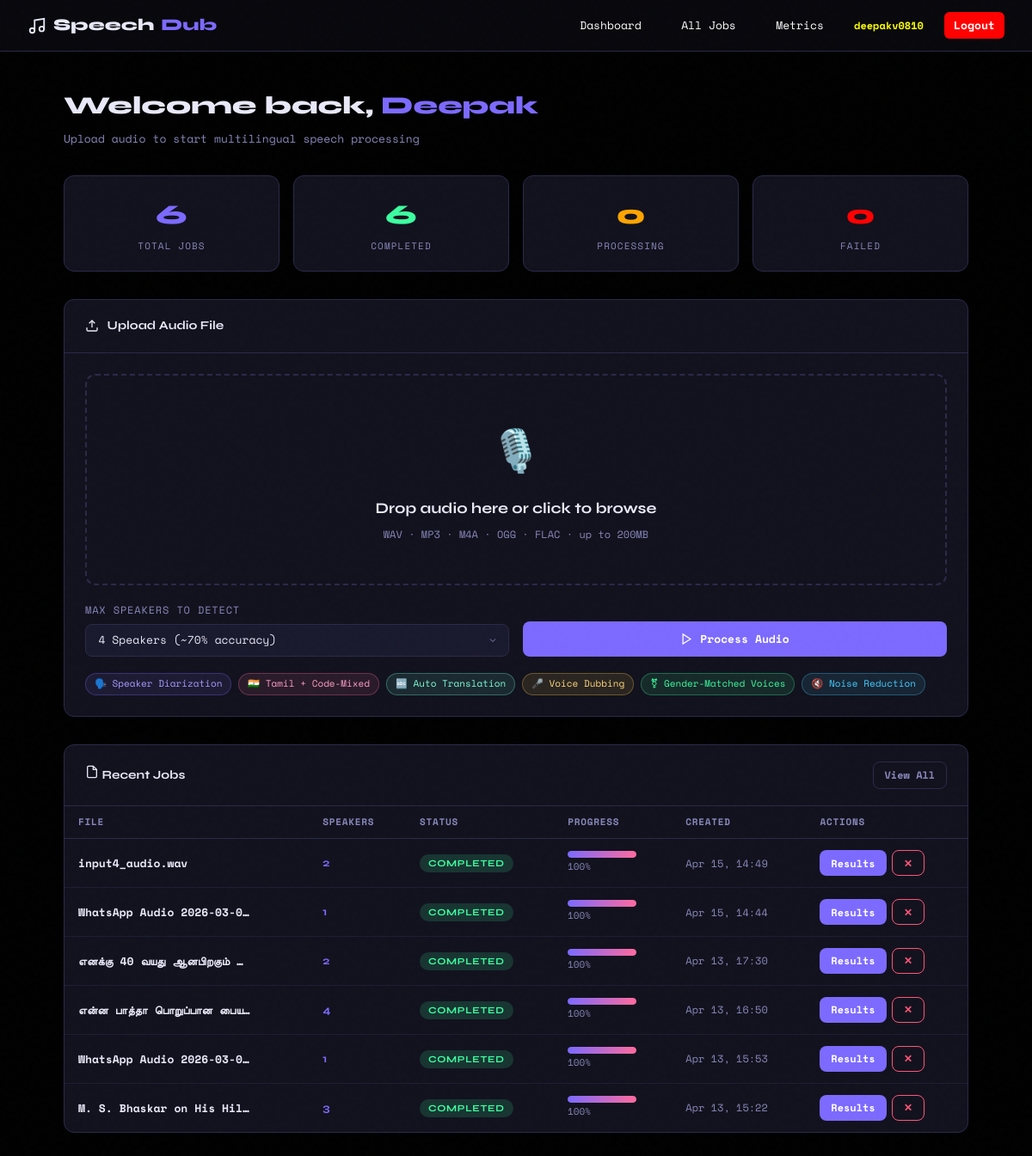
Page /dashboard/ (signed in) on the committed database.
### web/models.py (models this page shows, shortened)
class AudioJob(models.Model):
    STATUS_CHOICES = [
        ('uploaded', 'Uploaded'),
        ('preprocessing', 'Preprocessing'),
        ('diarizing', 'Diarizing'),
        ('transcribing', 'Transcribing'),
        ('translating', 'Translating'),
        ('synthesizing', 'Synthesizing'),
        ('completed', 'Completed'),
        ('failed', 'Failed'),
    ]
    id = models.UUIDField(primary_key=True, default=uuid.uuid4, editable=False)
    user = models.ForeignKey(User, on_delete=models.CASCADE, related_name='audio_jobs')
    original_file = models.FileField(upload_to='uploads/')
    original_filename = models.CharField(max_length=255)
    processed_wav = models.FileField(upload_to='processed/', null=True, blank=True)
    dubbed_audio = models.FileField(upload_to='dubbed/', null=True, blank=True)
    status = models.CharField(max_length=30, choices=STATUS_CHOICES, default='uploaded')
    progress = models.IntegerField(default=0)
    status_message = models.CharField(max_length=500, blank=True)
    num_speakers = models.IntegerField(null=True, blank=True)
    max_speakers = models.IntegerField(default=4)
    transcript = models.JSONField(null=True, blank=True)
    speaker_profiles = models.JSONField(null=True, blank=True)
    error_message = models.TextField(blank=True)
    created_at = models.DateTimeField(auto_now_add=True)
    updated_at = models.DateTimeField(auto_now=True)
    completed_at = models.DateTimeField(null=True, blank=True)
    class Meta:
        ordering = ['-created_at']

### web/views.py (the view)
# urls.py: path('dashboard/', views.dashboard, name='dashboard'),
@login_required
def dashboard(request):
    jobs = AudioJob.objects.filter(user=request.user)
    stats = {
        'total': jobs.count(),
        'completed': jobs.filter(status='completed').count(),
        'processing': jobs.exclude(status__in=['completed', 'failed', 'uploaded']).count(),
        'failed': jobs.filter(status='failed').count(),
    }
    recent_jobs = jobs[:10]
    upload_form = AudioUploadForm()
    return render(request, 'web/dashboard.html', {
        'jobs': recent_jobs,
        'stats': stats,
        'upload_form': upload_form,
    })

### web/forms.py (shortened to what this page needs)
class AudioUploadForm(forms.Form):
    audio_file = forms.FileField(
        label='Audio File',
        help_text='Supported formats: WAV, MP3, M4A, OGG, FLAC (max 200MB)',
        widget=forms.FileInput(attrs={'accept': 'audio/*', 'class': 'form-control'})
    )
    max_speakers = forms.ChoiceField(
        choices=[(2, '2 Speakers'), (3, '3 Speakers'), (4, '4 Speakers')],
        initial=4,
        label='Maximum Speakers',
        widget=forms.Select(attrs={'class': 'form-select'})
    )

### web/templates/web/dashboard.html (shortened to what this page needs)
{% extends 'web/base.html' %}
{% block content %}
<div class="flex items-center justify-between mb-2" style="margin-bottom:2rem;">
  <div>
    <h1 style="font-family:var(--font-head);font-size:1.8rem;font-weight:800;">
      Welcome back, <span class="text-accent">{{ user.first_name|default:user.username }}</span>
    </h1>
    <p class="text-muted" style="font-size:13px;margin-top:.3rem;">Upload audio to start multilingual speech processing</p>
  </div>
  <div class="wave-bars">
  </div>
</div>
<div class="stats-grid">
  <div class="stat-card">
    <div class="stat-num text-accent">{{ stats.total }}</div>
    <div class="stat-label">Total Jobs</div>
  </div>
  <div class="stat-card">
    <div class="stat-num text-success">{{ stats.completed }}</div>
    <div class="stat-label">Completed</div>
  </div>
  <div class="stat-card">
    <div class="stat-num" style="color: orange;">{{ stats.processing }}</div>
    <div class="stat-label">Processing</div>
  </div>
  <div class="stat-card">
    <div class="stat-num" style="color: red;">{{ stats.failed }}</div>
    <div class="stat-label">Failed</div>
  </div>
</div>
<div class="card mb-2" style="margin-bottom:2rem;">
  <div class="card-header">
    <svg width="16" height="16" viewBox="0 0 24 24" fill="none" stroke="currentColor" stroke-width="2"><path d="M21 15v4a2 2 0 0 1-2 2H5a2 2 0 0 1-2-2v-4"/><polyline points="17 8 12 3 7 8"/><line x1="12" y1="3" x2="12" y2="15"/></svg>
    Upload Audio File
  </div>
  <div class="card-body">
    <form method="post" action="{% url 'upload_audio' %}" enctype="multipart/form-data" id="upload-form">
      <div class="upload-zone" id="drop-zone">
        <span class="upload-icon">🎙️</span>
        <div class="upload-label" id="upload-label">Drop audio here or click to browse</div>
        <div class="upload-hint">WAV · MP3 · M4A · OGG · FLAC · up to 200MB</div>
      </div>
      <div style="margin-top:1.2rem;" class="grid-2">
        <div class="form-group" style="margin-bottom:0;">
          <label>Max Speakers to Detect</label>
          <select name="max_speakers" class="form-select">
            <option value="4" selected>4 Speakers (~70% accuracy)</option>
          </select>
        </div>
        <div style="display:flex;align-items:flex-end;">
          <button type="submit" class="btn btn-primary w-full" style="justify-content:center;" id="submit-btn">
            <svg width="15" height="15" viewBox="0 0 24 24" fill="none" stroke="currentColor" stroke-width="2"><polygon points="5 3 19 12 5 21 5 3"/></svg>
            Process Audio
          </button>
        </div>
      </div>
      <div style="margin-top:1.2rem;display:flex;flex-wrap:wrap;gap:.5rem;">
        <span style="font-size:11px;background:rgba(124,106,255,.1);border:1px solid rgba(124,106,255,.3);color:#a99dff;padding:3px 10px;border-radius:20px;">🗣️ Speaker Diarization</span>
        <span style="font-size:11px;background:rgba(255,106,158,.1);border:1px solid rgba(255,106,158,.3);color:#ff9ec6;padding:3px 10px;border-radius:20px;">🇮🇳 Tamil + Code-Mixed</span>
        <span style="font-size:11px;background:rgba(106,255,218,.1);border:1px solid rgba(106,255,218,.3);color:#7dffd9;padding:3px 10px;border-radius:20px;">🔤 Auto Translation</span>
        <span style="font-size:11px;background:rgba(255,204,68,.1);border:1px solid rgba(255,204,68,.3);color:#ffd87a;padding:3px 10px;border-radius:20px;">🎤 Voice Dubbing</span>
        <span style="font-size:11px;background:rgba(61,255,160,.1);border:1px solid rgba(61,255,160,.3);color:#3dffa0;padding:3px 10px;border-radius:20px;">⚧ Gender-Matched Voices</span>
        <span style="font-size:11px;background:rgba(68,204,255,.1);border:1px solid rgba(68,204,255,.3);color:#44ccff;padding:3px 10px;border-radius:20px;">🔇 Noise Reduction</span>
      </div>
    </form>
  </div>
</div>
<div class="card">
  <div class="card-header flex items-center justify-between">
    <span>
      <svg width="16" height="16" viewBox="0 0 24 24" fill="none" stroke="currentColor" stroke-width="2"><path d="M14 2H6a2 2 0 0 0-2 2v16a2 2 0 0 0 2 2h12a2 2 0 0 0 2-2V8z"/><polyline points="14 2 14 8 20 8"/></svg>
      Recent Jobs
    </span>
    <a href="{% url 'all_jobs' %}" class="btn btn-ghost btn-sm">View All</a>
  </div>
  {% if jobs %}
  <div style="overflow-x:auto;">
    <table>
      <thead>
        <tr>
          <th>File</th>
          <th>Speakers</th>
          <th>Status</th>
          <th>Progress</th>
          <th>Created</th>
          <th>Actions</th>
        </tr>
      </thead>
      <tbody>
        {% for job in jobs %}
        <tr>
          <td>
            <div style="font-weight:700;max-width:200px;overflow:hidden;text-overflow:ellipsis;white-space:nowrap;">{{ job.original_filename }}</div>
          </td>
          <td>
            {% if job.num_speakers %}
            <span style="font-family:var(--font-head);font-weight:700;color:var(--accent);">{{ job.num_speakers }}</span>
            {% else %}
            <span class="text-muted">—</span>
            {% endif %}
          </td>
          <td><span class="badge badge-{{ job.status }}">{{ job.get_status_display }}</span></td>
          <td style="min-width:100px;">
            <div class="progress-wrap" style="width:80px;">
              <div class="progress-bar" style="width:{{ job.progress }}%"></div>
            </div>
            <div style="font-size:11px;color:var(--muted);margin-top:2px;">{{ job.progress }}%</div>
          </td>
          <td class="text-muted" style="font-size:12px;">{{ job.created_at|date:"M d, H:i" }}</td>
          <td>
            <div style="display:flex;gap:.4rem;">
              {% if job.status == 'completed' %}
              <a href="{% url 'job_result' job.id %}" class="btn btn-primary btn-sm">Results</a>
              {% elif job.status == 'failed' %}
              <a href="{% url 'job_status' job.id %}" class="btn btn-ghost btn-sm">Details</a>
              {% else %}
              <a href="{% url 'job_status' job.id %}" class="btn btn-ghost btn-sm">
                <span class="pulse">⏳</span> Status
              </a>
              {% endif %}
              <form method="post" action="{% url 'job_delete' job.id %}" style="display:inline;" onsubmit="return confirm('Delete this job?')">
                <button type="submit" class="btn btn-danger btn-sm">✕</button>
              </form>
            </div>
          </td>
        </tr>
        {% endfor %}
      </tbody>
    </table>
  </div>
  {% else %}
  <div class="card-body text-center text-muted" style="padding:3rem;">
    <div style="font-size:3rem;margin-bottom:1rem;">🎙️</div>
    <p>No jobs yet. Upload an audio file to get started!</p>
  </div>
  {% endif %}
</div>
{% endblock %}

### web/templates/web/base.html (shortened to what this page needs)
<!DOCTYPE html>
<html lang="en">
<head>
</head>
<body>
{% block navbar %}
<nav>
  <a href="{% url 'dashboard' %}" class="nav-brand">
    <svg width="22" height="22" viewBox="0 0 24 24" fill="none" stroke="currentColor" stroke-width="2"><path d="M9 18V5l12-2v13"/><circle cx="6" cy="18" r="3"/><circle cx="18" cy="16" r="3"/></svg>
    Speech<span>Dub</span>
  </a>
  {% if user.is_authenticated %}
  <a href="{% url 'dashboard' %}" class="nav-link" style="color: white;">Dashboard</a>
  <a href="{% url 'all_jobs' %}" class="nav-link" style="color: white;">All Jobs</a>
  <a href="{% url 'metrics' %}" class="nav-link" style="color: white;">Metrics</a>
  <span class="text-muted" style="font-size:12px; font-weight: bolder; color: yellow;">{{ user.username }}</span>
  <a href="{% url 'logout' %}" class="nav-link" style="color: rgb(255, 255, 255) !important; font-weight: bold; background-color: red;">Logout</a>
  {% endif %}
</nav>
{% endblock %}
{% block full_page %}
<div class="page">
  {% block content %}{% endblock %}
</div>
{% endblock %}
</body>
</html>

### rows in the picture
AudioJob: original_filename "input4_audio.wav", num_speakers "2", status "COMPLETED", progress "100", created_at "Apr 15, 14:49", shows "Results"
AudioJob: original_filename "WhatsApp Audio 2026-03-0…", num_speakers "1", status "COMPLETED", progress "100", created_at "Apr 15, 14:44", shows "Results"
AudioJob: original_filename "எனக்கு 40 வயது ஆனபிறகும்…", num_speakers "2", status "COMPLETED", progress "100", created_at "Apr 13, 17:30", shows "Results"
AudioJob: original_filename "என்ன பாத்தா பொறுப்பான பைய…", num_speakers "4", status "COMPLETED", progress "100", created_at "Apr 13, 16:50", shows "Results"
AudioJob: original_filename "WhatsApp Audio 2026-03-0…", num_speakers "1", status "COMPLETED", progress "100", created_at "Apr 13, 15:53", shows "Results"
AudioJob: original_filename "M. S. Bhaskar on His Hil…", num_speakers "3", status "COMPLETED", progress "100", created_at "Apr 13, 15:22", shows "Results"

### other values in the picture
{{ user.username }} "deepakv0810"
{{ user.first_name|default:user.username }} "Deepak"
{{ stats.total }} "6"
{{ stats.completed }} "6"
{{ stats.processing }} "0"
{{ stats.failed }} "0"
